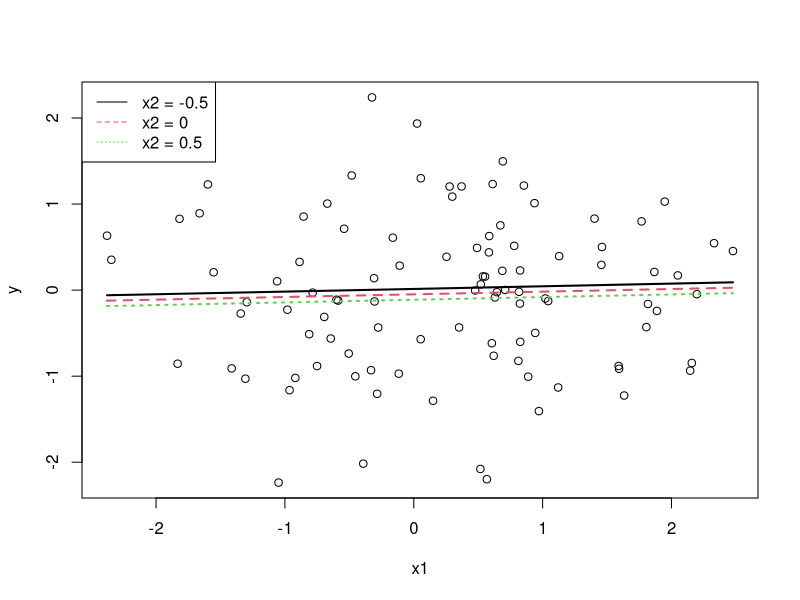
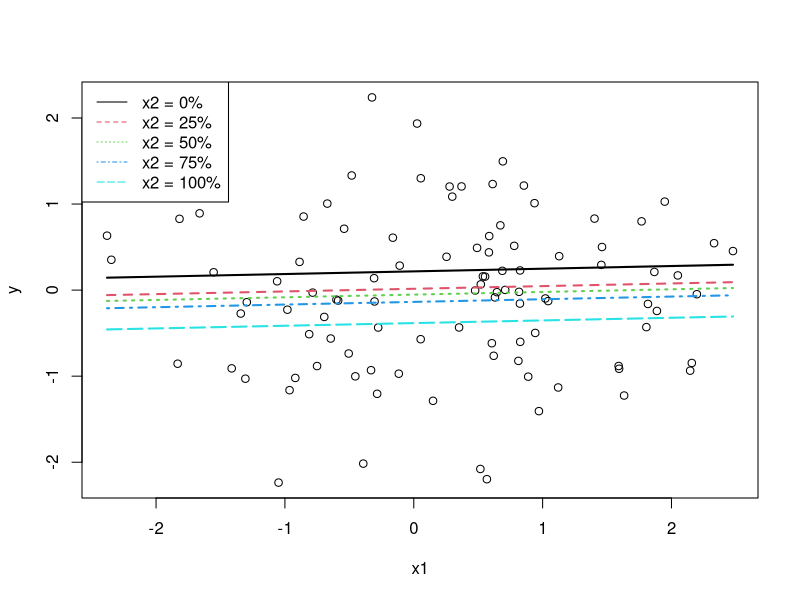
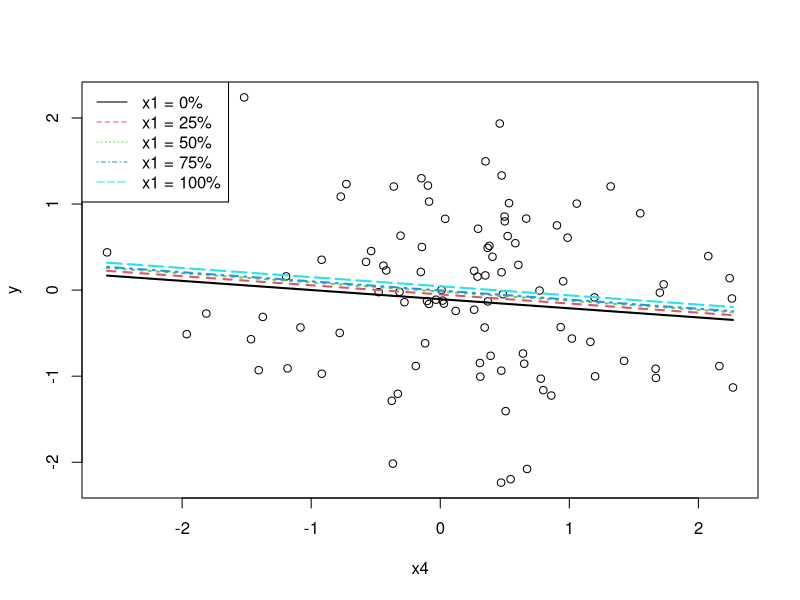
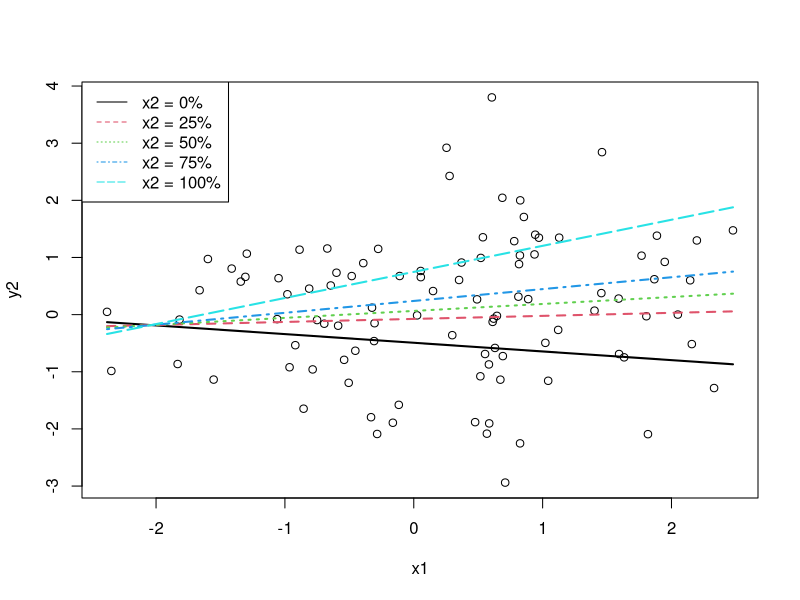
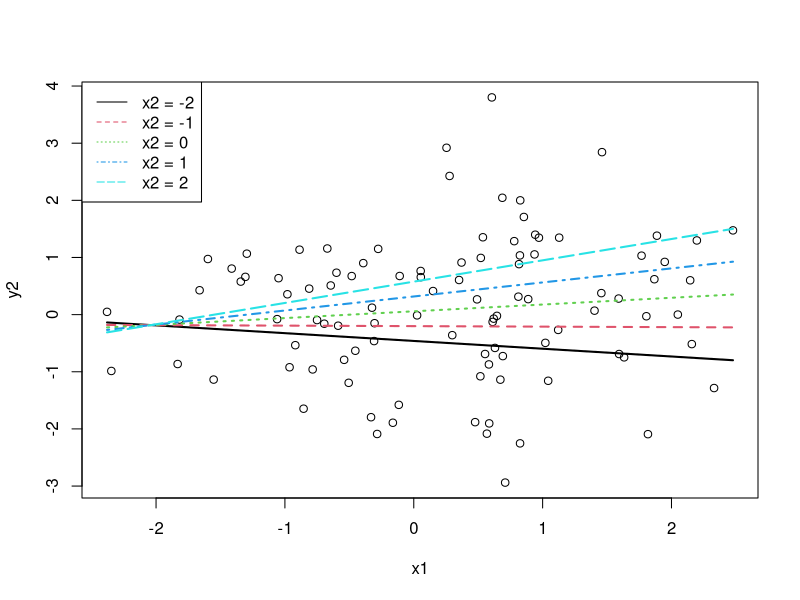
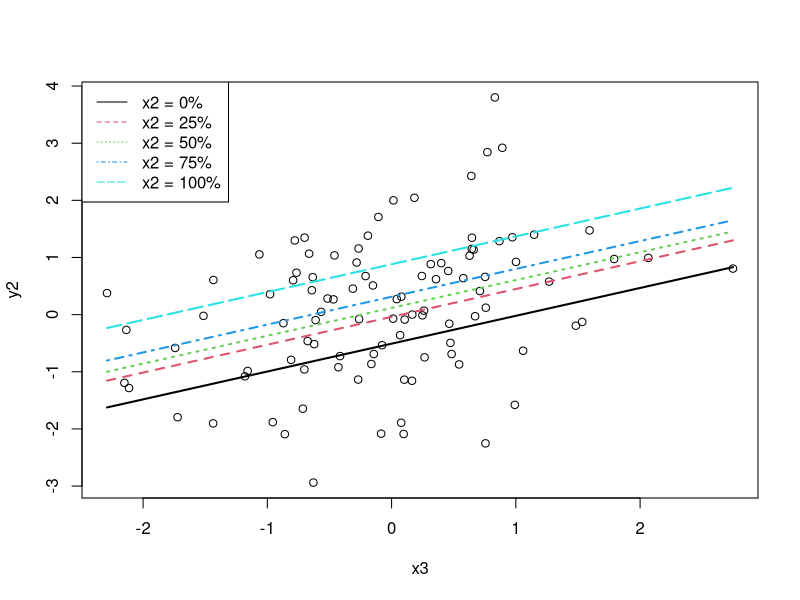
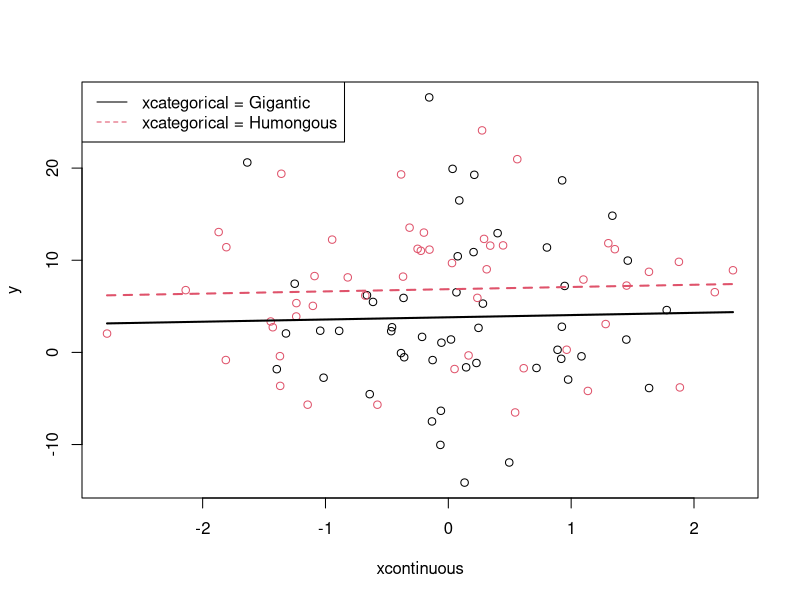
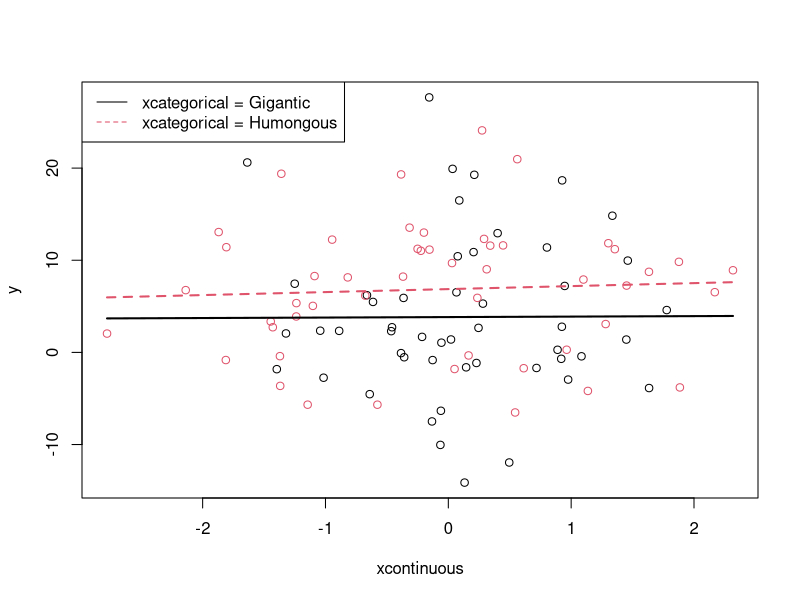

Write the R code that produced these figures, in order. (Note: this script raises an error after producing the figures.)
## Paul E. Johnson <pauljohn@ku.edu>
## 2011-11-10

## Second Development version of a simple slope plotter.
## This version works with factor or numeric moderator.
## It insists that the plotx variable must be numeric.
## It only prints out the t tests for "simple slopes" 
## if user gives a numeric moderator. Otherwise, user can simply read
## the t tests from the regression output itself. I may re-think
## that (stubborn) stance.

## Added an option "plotPoints" so users can elect to see only
## lines, no points. (Suggested by Alex Schoemann)

## The substantive difference in this version is in the calculations
## of predicted values from regression. In simpleSlopes-1, I had set
## all variables at their means when calcuating predictions, except
## for modx and plotx, of course. That is OK if all variables are
## numeric, but not so meaningful if some are categorical.

## In simpleSlopes-01.R, I decided to set:
## Numeric variables at observed means
## Categorical variables at mode value (most frequently
## observed value).  This is setting the stage for some other
## improvements I would like to incorporate in a replacement for
## R's termplot function.



###Just a convenience function. Is in rockchalk package
plotSeq <- function(x, length.out=length(x)){
  xr <- range(x)
  pseq <- seq(xr[1], xr[2], length.out=length.out)
  pseq
}


## Takes a data frame and returns a new data frame with
## only 1 row, in which the mean or mode of the columns is reported.
centralValues <- function(x){
  if( !is.data.frame(x)) stop("represent: x must be a data frame!")
  nc <- NCOL(x)
  nams <- colnames(x)
  represents <- list()
  for (i in 1: nc) {
    represents[[nams[i]]] <- if (is.numeric(x[ ,i])){
      mean(x[ ,i], na.rm=T)
    } else  levels(x[,i]) [which.max(table(x[ ,i]))]
  }
  as.data.frame(represents)
}


## ssplot= simple slope plot
## ssplot a function that takes these arguments:
## model <- m1 # fitted regression object. must have a predict method
## plotx <- "x1" #string with name of IV to be plotted on x axis
## modx <- "x2" #string for moderator variable name
## modxVals <- c(1,2,3) #user specified "for instance" values. If
## omitted, quantiles will be used for numeric variables, and
## observed levels will be used for factor variables.

ssplot <- function(model=NULL, plotx=NULL, modx=NULL, modxVals=NULL, plotPoints=TRUE){
  if (is.null(model)) stop("ssplot requires a fitted regression model.")
  if (is.null(plotx)) stop("ssplot requires the name of the variable to be drawn on the x axis")
  if (is.null(modx)) stop("ssplot requires the name of moderator variable for which several slopes are to be drawn")
  ##grab model matrix
  mm <- model.matrix(model)
  depVar <- model$model[ ,1] #first column is DV
  modxVar <- model$model[ , modx]
  plotxVar <- model$model[ ,plotx]
  if(!is.numeric(plotxVar)) stop(paste("ssplot: The variable", plotx, "should be a numeric variable"))
  ylab <- colnames(model$model)[1]
  plotyRange <- range(depVar)
  plotxRange <- range(mm[ , plotx])
  plotxSeq <- plotSeq(plotxRange, l=40)

  if (is.factor(modxVar)){
    if (is.null(modxVals)){
      modxVals <- levels(modxVar)
    }
    lmx <- length(modxVals)
  }else{                      
    modxRange <- range(mm[ , modx])
    ## use quantile values of modx unless told othewise
    if (is.null(modxVals)) {
      modxVals <- quantile(mm[ , modx])
      ##    names(modxVals) <- round(modxVals , 2)
    }
    lmx <- length(modxVals)
  }
    
  predictors <- colnames(model$model)[-1]
  predictors <- setdiff(predictors, c(modx,plotx))
  
  newdf <-data.frame(expand.grid(plotxRange, modxVals))
  colnames(newdf) <- c(plotx, modx)
  if (length(predictors) > 0) newdf <- cbind(newdf, centralValues(model$model[ ,predictors]))
  newdf$pred <- predict(model, newdata=newdf)
  
##  mmmeans <- apply(mm, 2, mean)
##  ##  remove plotx and modx variables from means
##  mmmeans <- mmmeans[ -which(names(mmmeans) %in% c(plotx, modx))]
  ##
##  newdf <- vector(length(modxRange), mode="list")
##  for( i in 1:length(modxVals)){
##    newdf[[i]] <- data.frame(plotxSeq)
##    colnames(newdf[[i]]) <- c(plotx)
##    newdf[[i]][ , modx] <- modxVals[i]
##    newdf[[i]] <- data.frame(newdf[[i]], t(mmmeans))
##    newdf[[i]]$pred <-predict(model, newdata=newdf[[i]])
##  }
  
#  plot( mm[, plotx], dat$y)
#  lapply(newdf, function(mydat) { lines (mydat[[plotx]] , mydat$pred)} )
  if (!plotPoints) plot(mm[, plotx], depVar, xlab=plotx, ylab=ylab, type="n")
  else {
    if (is.factor(modxVar)){
       plot( mm[, plotx], depVar, xlab=plotx, ylab=ylab, col=modxVar)
     }else{
       plot( mm[, plotx], depVar, xlab=plotx, ylab=ylab)
     }
  }
#  for(i in 1:length(modxVals)){
#    lines (newdf[[i]][[plotx]] , newdf[[i]][["pred"]], lty=i, col=i)
#  }

  for( i in 1:lmx){
    pdat <- newdf[ newdf[, modx]  %in% modxVals[i], ]
    lines( pdat[ , plotx] , pdat$pred, lty=i, col=i, lwd=2 )
  }

  
  if (is.null(names(modxVals))) {
    legnd <- paste(modx," = ", modxVals, sep= "")
  } else { legnd<- paste(modx," = ", names(modxVals), sep = "")}
  legend("topleft", legend=legnd, lty=1:lmx, col=1:lmx, bg="white")
  ### Plot work finished.

  ### Now work on t-statistics for those slopes
  if (!is.factor(modxVar)) {
  ## If there IS an interaction term in model, we need to calculate
### simple-slope = b_plotx + modxVals * b_modx:plotx
### But If the IS NO interaction term, we just need
### simple-slope = b_plotx.
    ivs <- attr(terms(model), "term.labels")
    bs <- coef(model)
    V <- vcov(model)
    relevantInteractions <-  c(paste(plotx,":",modx,sep=""), paste(modx,":",plotx,sep=""))
    
    bmodx <- NULL
    bplotx <- bs[plotx]
    if (any(relevantInteractions %in% ivs)) {
      interactionsIn <- relevantInteractions[which (relevantInteractions %in% ivs)]
      bmodx <- bs[interactionsIn]
      bsimple <- bplotx + bmodx * modxVals
      covbsimple <- cbind(1, modxVals^2, 2*modxVals) %*% c(V[plotx , plotx],  V[names(bmodx), names(bmodx)],  V[plotx, names(bmodx)])
      tbsimple <- bsimple / sqrt(covbsimple)
    } else {
      bmodx <- 0
      bsimple <- rep(bplotx, length(modxVals))
      covbsimple <- vcov(model)[plotx, plotx]
      tbsimple <- bsimple / sqrt(covbsimple)
    }
    
    data.frame(modx = modxVals, b = bsimple, se= sqrt(covbsimple), t= tbsimple, p= 2 * pt(abs(tbsimple), df=model$df.residual, lower.tail = FALSE))
  }
}  


set.seed(12345)
x1 <- rnorm(100)
x2 <- rnorm(100)
x3 <- rnorm(100)
x4 <- rnorm(100)
y <- rnorm(100)
y2 <- 0.03 + 0.1*x1 + 0.1*x2 + 0.25*x1*x2 + 0.4*x3 -0.1*x4 + 1*rnorm(100)
dat <- data.frame(x1,x2,x3,x4,y, y2)
rm(x1, x2, x3, x4, y, y2)

##ordinary regression
m1 <- lm(y ~ x1 + x2 +x3 + x4, data=dat)
## must specify depvar parameter
ssplot(m1, plotx="x1", modx="x2", modxVals=c(-0.5,0,0.5))
ssplot(m1, plotx="x1", modx="x2")
ssplot(m1, plotx="x4", modx="x1")

m2 <- lm(y2 ~ x1*x2 + x3 +x4, data=dat)
summary(m2)
ssplot(m2, plotx="x1", modx="x2")

ssplot(m2, plotx="x1", modx="x2", modxVals=c( -2, -1, 0, 1, 2))

ssplot(m2, plotx="x3", modx="x2")




### Examples with categorical Moderator variable

xcontinuous <- rnorm(100)
xcategorical <- gl(2,50, labels=c("Gigantic","Humongous"))
stde <- 8
y <- 3 + 0.5*xcontinuous + 1.2 * (as.numeric(xcategorical)-1) +
  -0.8* (as.numeric(xcategorical)-1) * xcontinuous +  stde * rnorm(100)

m1 <- lm (y ~ xcontinuous + xcategorical)
summary(m1)

ssplot(m1, modx = "xcategorical", plotx = "xcontinuous")

m2 <- lm (y ~ xcontinuous * xcategorical)
summary(m2)
ssplot(m2, modx = "xcategorical", plotx = "xcontinuous")


library(car)
m3 <- lm(statusquo ~ income * sex, data = Chile)
summary(m3)
ssplot(m3, modx = "sex", plotx = "income")


m4 <- lm(statusquo ~ region * income, data= Chile)
summary(m4)
ssplot(m4, modx = "region", plotx = "income")

ssplot(m4, modx = "region", plotx = "income", plotPoints=FALSE)


m5 <- lm(statusquo ~ region * income + sex + age, data= Chile)
summary(m5)
ssplot(m5, modx = "region", plotx = "income")

m6 <- lm(statusquo ~ income * age + education + sex + age, data=Chile)
summary(m6)
ssplot(m6, modx = "income", plotx = "age")

ssplot(m6, modx = "income", plotx = "age", plotPoints=F)


##Should cause error because education is not numeric
m7 <- lm(statusquo ~ income * age + education + sex + age, data=Chile)
summary(m7)
ssplot(m7, modx = "income", plotx = "education")

## Should cause error because "as.numeric(education") not same as
## plotx="education"
m8 <- lm(statusquo ~ income * age + as.numeric(education) + sex + age, data=Chile)
summary(m8)
ssplot(m8, modx = "income", plotx = "education")

## Still fails. 
ssplot(m8, modx = "income", plotx = "as.numeric(education)")

## Must recode variable first so that variable name is coherent
Chile$educationn <- as.numeric(Chile$education)
m9 <- lm(statusquo ~ income * age + educationn + sex + age, data=Chile)
summary(m9)
ssplot(m9, modx = "income", plotx = "educationn")
